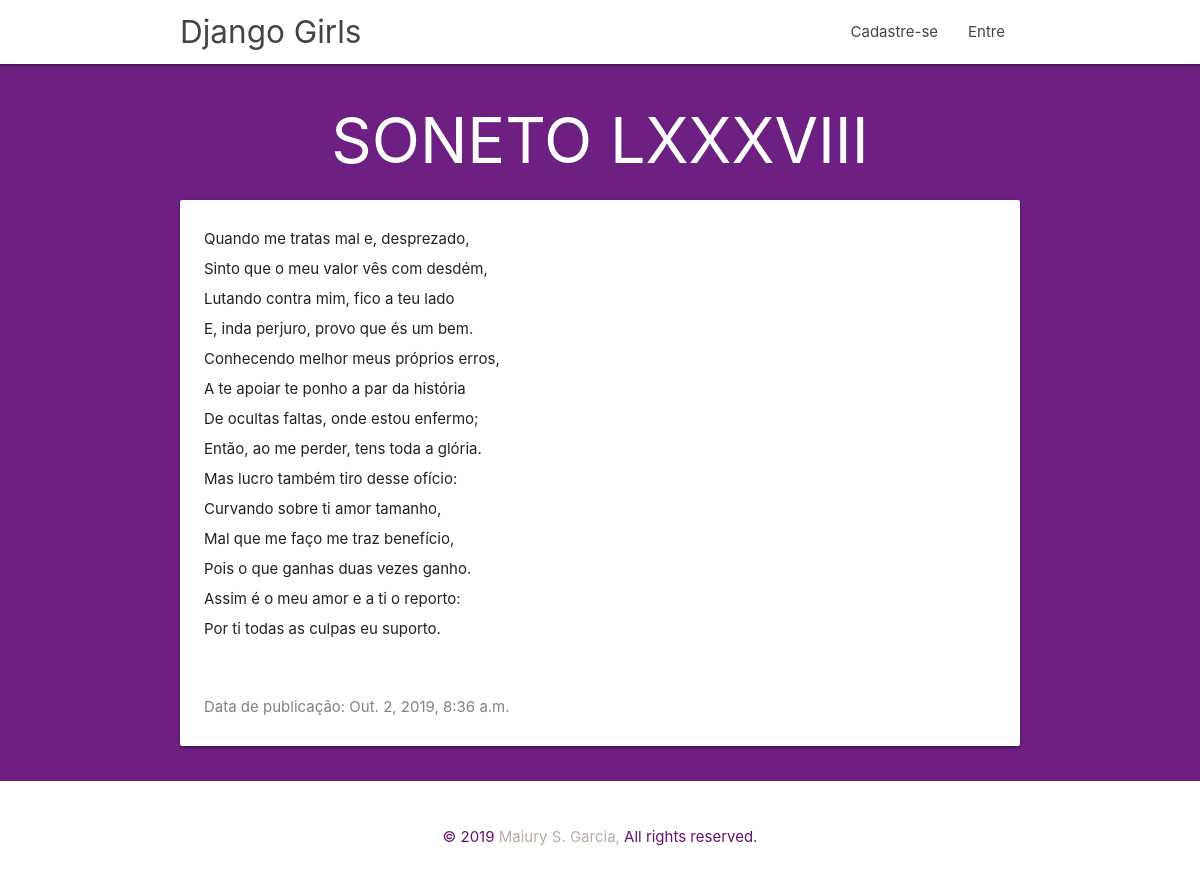
/post/2/, run on an earlier commit of the app's database.
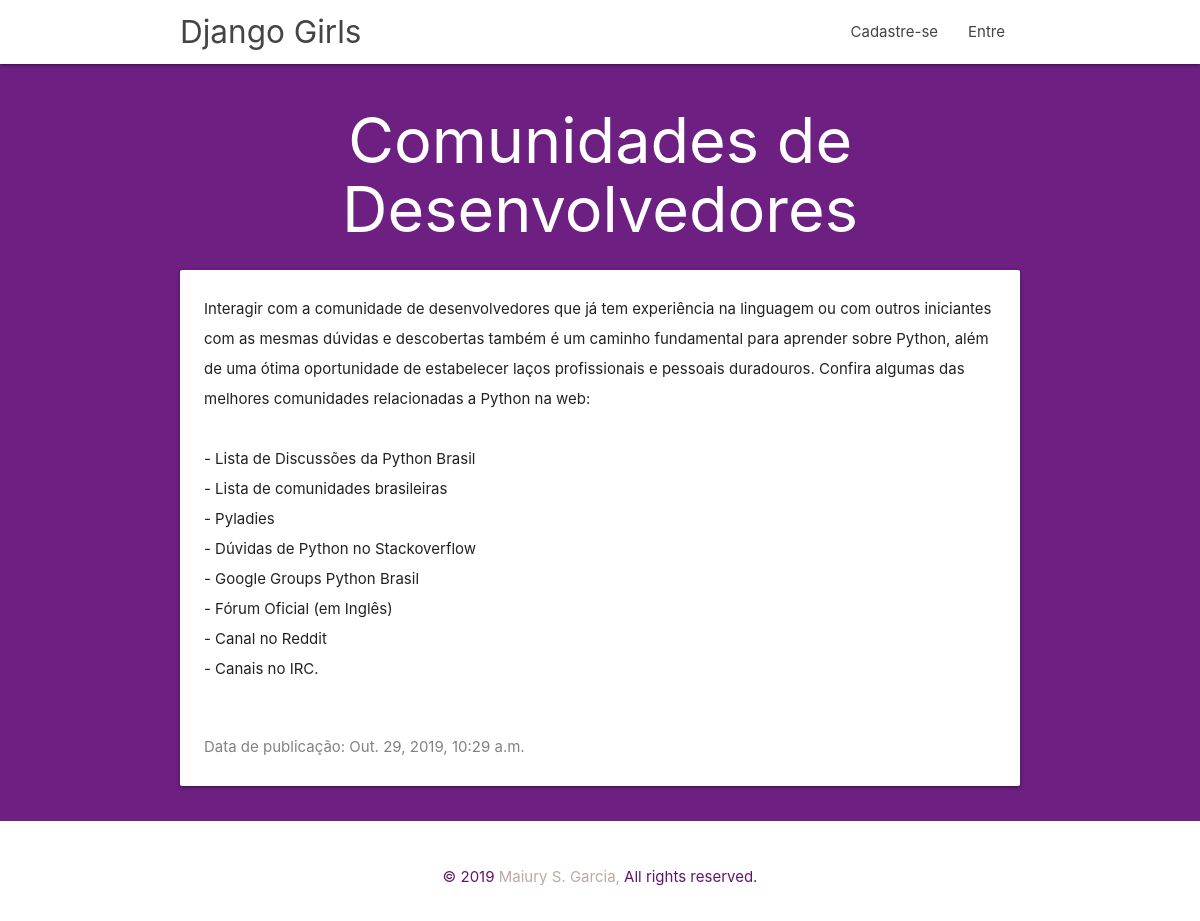
And on a later commit of the database.
### blog/models.py (models this page shows, shortened)
class Post(models.Model):
    author = models.ForeignKey(
        settings.AUTH_USER_MODEL, on_delete=models.CASCADE)
    title = models.CharField(max_length=200)
    text = models.TextField()
    created_date = models.DateTimeField(default=timezone.now)
    published_date = models.DateTimeField(blank=True, null=True)

### blog/views.py (the view)
# urls.py: path('post/<int:pk>/', views.post_detail, name='post_detail'),
def post_detail(request, pk):
    post = get_object_or_404(Post, pk=pk)
    return render(request, 'blog/post_detail.html', {'post': post})

### blog/templates/blog/post_detail.html (shortened to what this page needs)
{% extends 'blog/base.html' %}
{% block content %}
    <div class="row">
        <div>
            <center><h1><span class="card-title">{{ post.title }}</span></h1>
            </center>
            <div class="card">
              <div class="card-content">
                <p>{{ post.text|linebreaksbr }}</p>
              </div>
              <div class="card-content date">
                  <p>Data de publicação: {{ post.published_date }}</p>
              </div>
            </div>
        </div>
    </div>
{% endblock %}

What changed in the data, as far as the page shows it:
changed Post: title "SONETO LXXXVIII" → "Comunidades de Desenvolvedores"; text "Quando me tratas mal e, desprezado, Sinto que o meu valor vês com desdém, Lutando contra mim, fico a teu lado E, inda perjuro, provo que és um bem. Conhecendo melhor meus próprios erros, A te apoiar te ponho a par da história De ocultas faltas, onde estou enfermo; Então, ao me perder, tens toda a glória. Mas lucro também tiro desse ofício: Curvando sobre ti amor tamanho, Mal que me faço me traz benefício, Pois o que ganhas duas vezes ganho. Assim é o meu amor e a ti o reporto: Por ti todas as culpas eu suporto." → "Interagir com a comunidade de desenvolvedores que já tem experiência na linguagem ou com outros iniciantes com as mesmas dúvidas e descobertas também é um caminho fundamental para aprender sobre Python, além de uma ótima oportunidade de estabelecer laços profissionais e pessoais duradouros. Confira algumas das melhores comunidades relacionadas a Python na web: - Lista de Discussões da Python Brasil - Lista de comunidades brasileiras - Pyladies - Dúvidas de Python no Stackoverflow - Google Groups Python Brasil - Fórum Oficial (em Inglês) - Canal no Reddit - Canais no IRC."; published_date "Out. 2, 2019, 8:36 a.m." → "Out. 29, 2019, 10:29 a.m."
